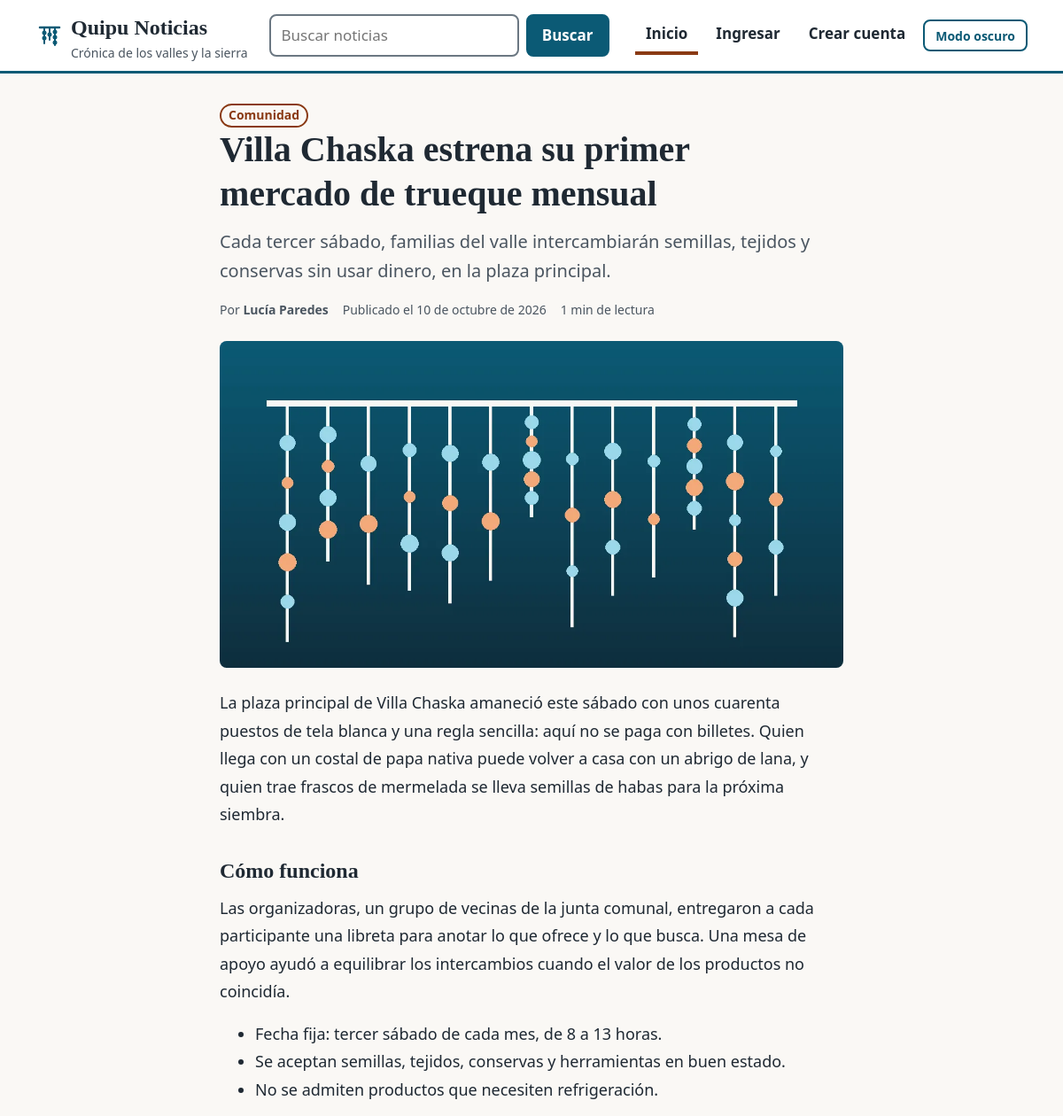
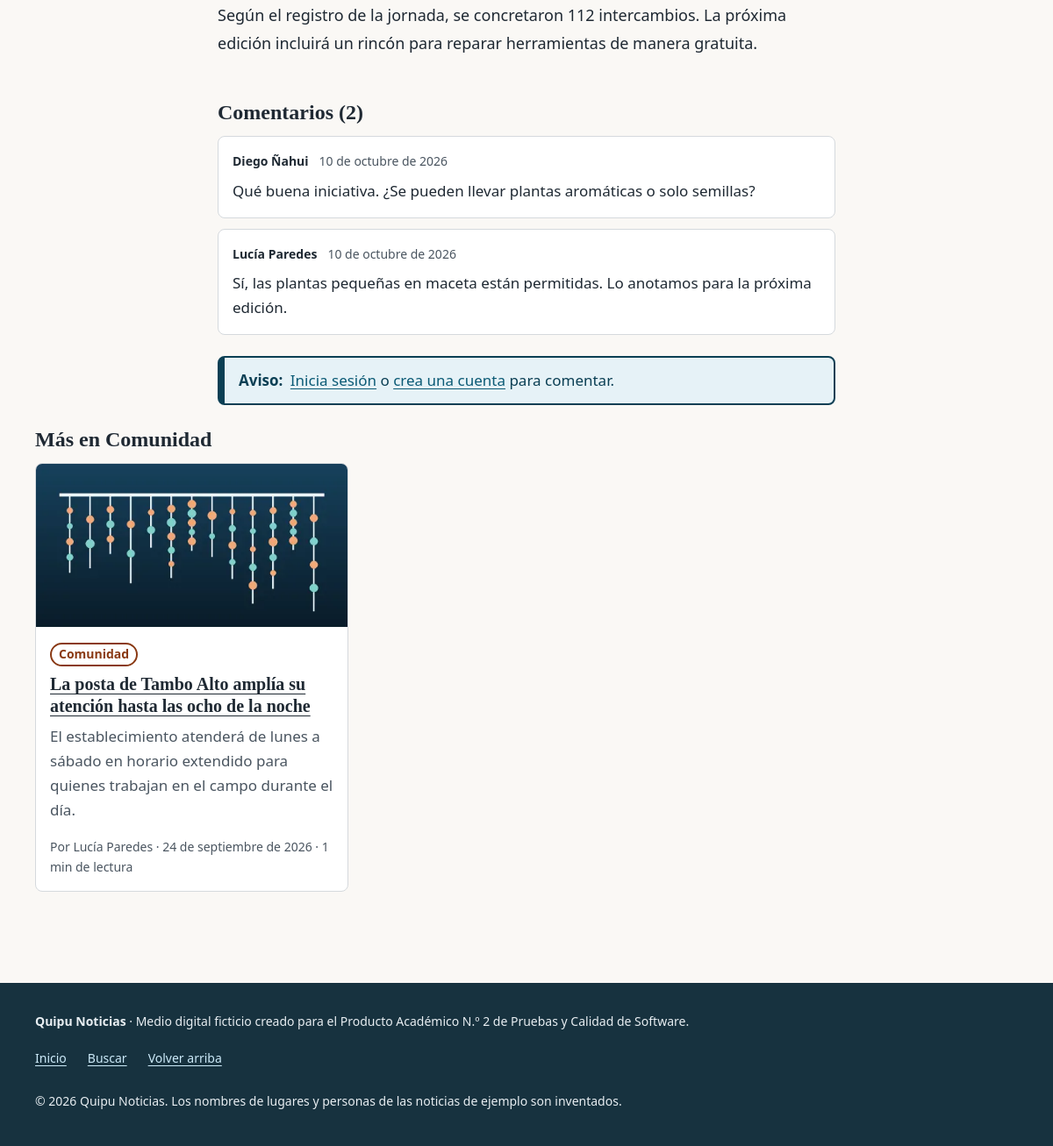
Screenshot of /noticia.php?slug=villa-chaska-estrena-su-primer-mercado-de-trueque-mensual with the database file from the repository (2 pictures, top to bottom).
### tables this page shows
CREATE TABLE noticias (
    id               INT UNSIGNED NOT NULL AUTO_INCREMENT,
    autor_id         INT UNSIGNED NOT NULL,
    categoria_id     INT UNSIGNED NOT NULL,
    titulo           VARCHAR(150) NOT NULL,
    slug             VARCHAR(190) NOT NULL,
    resumen          VARCHAR(300) NOT NULL,
    contenido        MEDIUMTEXT   NOT NULL,
    imagen           VARCHAR(80)  NULL,
    imagen_alt       VARCHAR(160) NULL,
    imagen_ancho     SMALLINT UNSIGNED NULL,
    imagen_alto      SMALLINT UNSIGNED NULL,
    estado           ENUM('borrador','publicada') NOT NULL DEFAULT 'borrador',
    minutos_lectura  TINYINT UNSIGNED NOT NULL DEFAULT 1,
    vistas           INT UNSIGNED NOT NULL DEFAULT 0,
    publicado_en     DATETIME NULL,
    creado_en        DATETIME NOT NULL,
    actualizado_en   DATETIME NOT NULL,
    PRIMARY KEY (id),
    UNIQUE KEY uq_noticias_slug (slug),
    KEY idx_noticias_estado_fecha (estado, publicado_en),
    KEY idx_noticias_cat_estado_fecha (categoria_id, estado, publicado_en),
    KEY idx_noticias_estado_vistas (estado, vistas),
    KEY idx_noticias_autor_creado (autor_id, creado_en),
    CONSTRAINT fk_noticias_autor FOREIGN KEY (autor_id) REFERENCES usuarios (id) ON DELETE RESTRICT ON UPDATE CASCADE,
    CONSTRAINT fk_noticias_categoria FOREIGN KEY (categoria_id) REFERENCES categorias (id) ON DELETE RESTRICT ON UPDATE CASCADE
);

CREATE TABLE categorias (
    id           INT UNSIGNED NOT NULL AUTO_INCREMENT,
    nombre       VARCHAR(50)  NOT NULL,
    slug         VARCHAR(60)  NOT NULL,
    descripcion  VARCHAR(200) NOT NULL DEFAULT '',
    PRIMARY KEY (id),
    UNIQUE KEY uq_categorias_nombre (nombre),
    UNIQUE KEY uq_categorias_slug (slug)
);

CREATE TABLE usuarios (
    id             INT UNSIGNED NOT NULL AUTO_INCREMENT,
    nombre         VARCHAR(60)  NOT NULL,
    email          VARCHAR(120) NOT NULL,
    password_hash  VARCHAR(255) NOT NULL,
    rol            ENUM('admin','autor','lector') NOT NULL DEFAULT 'lector',
    activo         TINYINT(1)   NOT NULL DEFAULT 1,
    creado_en      DATETIME     NOT NULL,
    ultimo_acceso  DATETIME     NULL,
    PRIMARY KEY (id),
    UNIQUE KEY uq_usuarios_email (email),
    KEY idx_usuarios_rol (rol, activo)
);

CREATE TABLE comentarios (
    id          INT UNSIGNED NOT NULL AUTO_INCREMENT,
    noticia_id  INT UNSIGNED NOT NULL,
    usuario_id  INT UNSIGNED NOT NULL,
    contenido   VARCHAR(1000) NOT NULL,
    estado      ENUM('visible','oculto') NOT NULL DEFAULT 'visible',
    creado_en   DATETIME NOT NULL,
    PRIMARY KEY (id),
    KEY idx_comentarios_noticia (noticia_id, estado, creado_en),
    KEY idx_comentarios_usuario (usuario_id, creado_en),
    CONSTRAINT fk_comentarios_noticia FOREIGN KEY (noticia_id) REFERENCES noticias (id) ON DELETE CASCADE ON UPDATE CASCADE,
    CONSTRAINT fk_comentarios_usuario FOREIGN KEY (usuario_id) REFERENCES usuarios (id) ON DELETE CASCADE ON UPDATE CASCADE
);

### public/noticia.php (the view, shortened to what the rows shown need)
<?php
$pdo = Database::conexion();
$noticias = new NoticiaRepository($pdo);
$comentarios = new ComentarioRepository($pdo);
$slug = texto_get('slug');
$noticia = $slug !== '' ? $noticias->porSlug($slug, false) : null;
$esBorrador = $noticia['estado'] !== 'publicada';
$idNoticia = (int) $noticia['id'];
if (!es_post() && !$esBorrador && empty($_SESSION['vistas'][$idNoticia])) {
    $noticias->incrementarVistas($idNoticia);
}
$listaComentarios = $comentarios->visiblesDeNoticia($idNoticia);
$relacionadas = $esBorrador ? [] : $noticias->relacionadas((int) $noticia['categoria_id'], $idNoticia, 3);
require QUIPU_ROOT . '/templates/cabecera.php';
?>
<article class="articulo" aria-labelledby="titulo-noticia">
    <header>
        <p class="sin-margen">
            <a class="etiqueta" href="<?= e(url('index.php?categoria=' . rawurlencode((string) $noticia['categoria_slug']))) ?>"><?= e($noticia['categoria_nombre']) ?></a>
        </p>
        <h1 id="titulo-noticia"><?= e($noticia['titulo']) ?></h1>
        <p class="articulo__resumen"><?= e($noticia['resumen']) ?></p>
        <p class="articulo__meta">
            <span>Por <strong><?= e($noticia['autor_nombre']) ?></strong></span>
            <?php if (!empty($noticia['publicado_en'])): ?>
                <span>Publicado el <time datetime="<?= e(Formateador::fechaIso($noticia['publicado_en'])) ?>"><?= e(Formateador::fecha($noticia['publicado_en'])) ?></time></span>
            <?php endif; ?>
            <span><?= e(TiempoLectura::etiqueta((int) $noticia['minutos_lectura'])) ?></span>
        </p>
    </header>
    <?php if (!empty($noticia['imagen'])):
        $principal = (string) $noticia['imagen'];
        $anchoPrincipal = (int) $noticia['imagen_ancho'];
        [$anchoMini] = SubidaImagen::dimensionesMiniatura($anchoPrincipal, (int) $noticia['imagen_alto']);
        $srcset = url_subida(SubidaImagen::miniatura($principal)) . ' ' . $anchoMini . 'w';
        if ($anchoPrincipal > $anchoMini) {
            $srcset .= ', ' . url_subida($principal) . ' ' . $anchoPrincipal . 'w';
        }
        ?>
        <figure class="articulo__figura">
            <img src="<?= e(url_subida($principal)) ?>"
                 srcset="<?= e($srcset) ?>"
                 sizes="(min-width: 48em) 44rem, 100vw"
                 width="<?= $anchoPrincipal ?>" height="<?= (int) $noticia['imagen_alto'] ?>"
                 alt="<?= e($noticia['imagen_alt']) ?>"
                 fetchpriority="high" decoding="async">
        </figure>
    <?php endif; ?>
    <div class="articulo__cuerpo">
        <?= Formateador::cuerpo((string) $noticia['contenido'])  ?>
    </div>
</article>
<section id="comentarios" class="comentarios" aria-labelledby="titulo-comentarios" tabindex="-1">
    <h2 id="titulo-comentarios">Comentarios (<?= count($listaComentarios) ?>)</h2>
    <?php if ($listaComentarios === []): ?>
        <p class="texto-suave">Todavía no hay comentarios. Puedes escribir el primero.</p>
    <?php else: ?>
        <ol class="comentarios__lista">
            <?php foreach ($listaComentarios as $c): ?>
                <li class="comentario">
                    <p class="comentario__cabecera">
                        <span class="comentario__autor"><?= e($c['autor_nombre']) ?></span>
                        <time datetime="<?= e(Formateador::fechaIso($c['creado_en'])) ?>"><?= e(Formateador::fecha($c['creado_en'])) ?></time>
                    </p>
                    <p class="comentario__texto"><?= e($c['contenido']) ?></p>
                </li>
            <?php endforeach; ?>
        </ol>
    <?php endif; ?>
</section>
<?php if ($relacionadas !== []): ?>
    <section class="relacionadas" aria-labelledby="titulo-relacionadas">
        <h2 id="titulo-relacionadas">Más en <?= e($noticia['categoria_nombre']) ?></h2>
        <ul class="rejilla">
            <?php foreach ($relacionadas as $n):
                $prioridad = false;
                $destacada = false;
                ?>
                <li><?php require QUIPU_ROOT . '/templates/parciales/tarjeta_noticia.php'; ?></li>
            <?php endforeach; ?>
        </ul>
    </section>
<?php endif; ?>
<?php require QUIPU_ROOT . '/templates/pie.php'; ?>

### src/Support/Formateador.php (shortened to what the rows shown need)
<?php
final class Formateador
{
    public static function cuerpo(string $texto): string
    {
        $texto = str_replace(["\r\n", "\r"], "\n", trim($texto));
        $bloques = preg_split("/\n{2,}/", $texto) ?: [];
        $html = [];
        foreach ($bloques as $bloque) {
            $bloque = trim($bloque);
            if (str_starts_with($bloque, '## ')) {
                $html[] = '<h2>' . self::esc(substr($bloque, 3)) . '</h2>';
                continue;
            }
            $lineas = explode("\n", $bloque);
            $todasSonItems = count(array_filter($lineas, static fn (string $l): bool => str_starts_with(trim($l), '- '))) === count($lineas);
            if ($todasSonItems) {
                $items = array_map(
                    static fn (string $l): string => '<li>' . self::esc(substr(trim($l), 2)) . '</li>',
                    $lineas
                );
                $html[] = '<ul>' . implode('', $items) . '</ul>';
                continue;
            }
            $html[] = '<p>' . implode('<br>', array_map(self::esc(...), $lineas)) . '</p>';
        }
        return implode("\n", $html);
    }
    public static function fecha(?string $fechaHora): string
    {
        try {
            $f = new DateTimeImmutable($fechaHora);
        } catch (\Exception) {
            return '';
        }
        return sprintf('%d de %s de %d', (int) $f->format('j'), self::MESES[(int) $f->format('n')], (int) $f->format('Y'));
    }
    public static function fechaIso(?string $fechaHora): string
    {
        try {
            return (new DateTimeImmutable($fechaHora))->format('Y-m-d\TH:i');
        } catch (\Exception) {
            return '';
        }
    }
    private static function esc(string $t): string
    {
        return htmlspecialchars($t, ENT_QUOTES | ENT_SUBSTITUTE, 'UTF-8');
    }
}

### templates/parciales/tarjeta_noticia.php (shortened to what the rows shown need)
<?php
$prioridad = $prioridad ?? false;
$destacada = $destacada ?? false;
$enlace = url('noticia.php?slug=' . rawurlencode((string) $n['slug']));
?>
<article class="tarjeta<?= $destacada ? ' tarjeta--destacada' : '' ?>">
    <?php if (!empty($n['imagen'])):
        $miniatura = SubidaImagen::miniatura((string) $n['imagen']);
        [$anchoMini, $altoMini] = SubidaImagen::dimensionesMiniatura((int) $n['imagen_ancho'], (int) $n['imagen_alto']);
        $srcset = url_subida($miniatura) . ' ' . $anchoMini . 'w';
        if ((int) $n['imagen_ancho'] > $anchoMini) {
            $srcset .= ', ' . url_subida((string) $n['imagen']) . ' ' . (int) $n['imagen_ancho'] . 'w';
        }
        ?>
        <a class="tarjeta__enlace-imagen" href="<?= e($enlace) ?>" tabindex="-1" aria-hidden="true">
            <img class="tarjeta__imagen"
                 src="<?= e(url_subida($miniatura)) ?>"
                 srcset="<?= e($srcset) ?>"
                 sizes="(min-width: 62em) 22rem, (min-width: 48em) 45vw, 100vw"
                 width="<?= $anchoMini ?>" height="<?= $altoMini ?>"
                 alt=""
                 <?= $prioridad ? 'fetchpriority="high"' : 'loading="lazy"' ?>
                 decoding="async">
        </a>
    <?php endif; ?>
    <div class="tarjeta__cuerpo">
        <p class="sin-margen">
            <a class="etiqueta" href="<?= e(url('index.php?categoria=' . rawurlencode((string) $n['categoria_slug']))) ?>"><?= e($n['categoria_nombre']) ?></a>
        </p>
        <h2 class="tarjeta__titulo"><a href="<?= e($enlace) ?>"><?= e($n['titulo']) ?></a></h2>
        <p class="tarjeta__resumen"><?= e($n['resumen']) ?></p>
        <p class="tarjeta__meta">
            Por <?= e($n['autor_nombre']) ?> ·
            <time datetime="<?= e(Formateador::fechaIso($n['publicado_en'] ?? $n['creado_en'])) ?>"><?= e(Formateador::fecha($n['publicado_en'] ?? $n['creado_en'])) ?></time> ·
            <?= e(TiempoLectura::etiqueta((int) $n['minutos_lectura'])) ?>
        </p>
    </div>
</article>

### rows the page displays
noticias: categoria.nombre "Comunidad", titulo "Villa Chaska estrena su primer mercado de trueque mensual", resumen "Cada tercer sábado, familias del valle intercambiarán semillas, tejidos y conservas sin usar dinero, en la plaza principal.", autor.nombre "Lucía Paredes", publicado_en "10 de octubre de 2026", minutos_lectura "1 min de lectura", imagen+imagen_ancho (picture), contenido "La plaza principal de Villa Chaska amaneció este sábado con unos cuarenta puestos de tela blanca y una regla sencilla: aquí no se paga con billetes. Quien llega con un costal de papa nativa puede volver a casa con un abrigo de lana, y quien trae frascos de mermelada se lleva semillas de habas para la próxima siembra. Las organizadoras, un grupo de vecinas de la junta comunal, entregaron a cada participante una libreta para anotar lo que ofrece y lo que busca. Una mesa de apoyo ayudó a equilibrar los intercambios cuando el valor de los productos no coincidía. Según el registro de la jornada, se concretaron 112 intercambios. La próxima edición incluirá un rincón para reparar herramientas de…", contenido "Cómo funciona", contenido "Fecha fija: tercer sábado de cada mes, de 8 a 13 horas. Se aceptan semillas, tejidos, conservas y herramientas en buen estado. No se admiten productos que necesiten refrigeración."
comentarios: usuario.nombre "Diego Ñahui", creado_en "10 de octubre de 2026", contenido "Qué buena iniciativa. ¿Se pueden llevar plantas aromáticas o solo semillas?"
comentarios: usuario.nombre "Lucía Paredes", creado_en "10 de octubre de 2026", contenido "Sí, las plantas pequeñas en maceta están permitidas. Lo anotamos para la próxima edición."
noticias: categoria.nombre "Comunidad", titulo "La posta de Tambo Alto amplía su atención hasta las ocho de la noche", resumen "El establecimiento atenderá de lunes a sábado en horario extendido para quienes trabajan en el campo durante el día.", autor.nombre "Lucía Paredes", publicado_en "24 de septiembre de 2026", minutos_lectura "1 min de lectura"

### other values shown
count($listaComentarios) "2"
